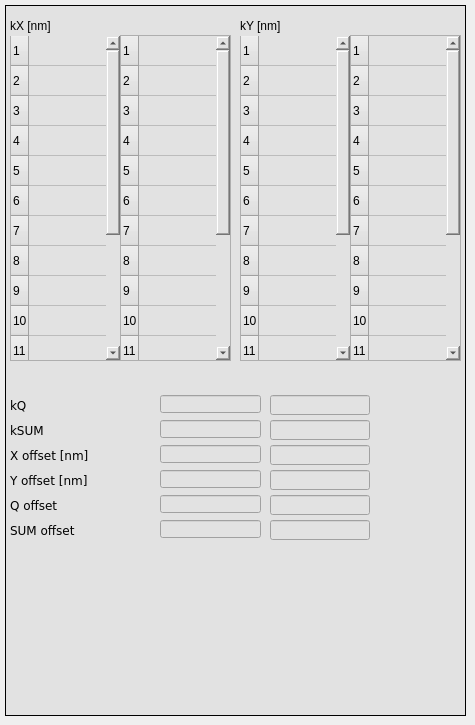
      <widget class="QWidget" name="Poly_2">
       <attribute name="title">
        <string>Polynomial</string>
       </attribute>
       <widget class="caFrame" name="caframe_7">
        <property name="geometry">
         <rect>
          <x>5</x>
          <y>5</y>
          <width>461</width>
          <height>711</height>
         </rect>
        </property>
        <property name="styleSheet">
         <string notr="true">background-color: rgb(226, 226, 226);</string>
        </property>
        <property name="frameShape">
         <enum>QFrame::Box</enum>
        </property>
        <property name="frameShadow">
         <enum>QFrame::Plain</enum>
        </property>
        <widget class="caWaveTable" name="cawavetable_3">
         <property name="geometry">
          <rect>
           <x>235</x>
           <y>30</y>
           <width>111</width>
           <height>326</height>
          </rect>
         </property>
         <property name="font">
          <font>
           <family>DejaVu Sans</family>
          </font>
         </property>
         <property name="editTriggers">
          <set>QAbstractItemView::NoEditTriggers</set>
         </property>
         <property name="channel" stdset="0">
          <string notr="true">$(DEVICE):calibration:polynomial:ky_mon</string>
         </property>
         <property name="numberOfRows">
          <number>16</number>
         </property>
         <property name="numberOfColumns">
          <number>1</number>
         </property>
         <attribute name="horizontalHeaderVisible">
          <bool>false</bool>
         </attribute>
         <attribute name="horizontalHeaderVisible">
          <bool>false</bool>
         </attribute>
         <row/>
         <row/>
         <row/>
         <row/>
         <row/>
         <row/>
         <row/>
         <row/>
         <row/>
         <row/>
         <row/>
         <row/>
         <row/>
         <row/>
         <row/>
         <row/>
         <column/>
         <item row="0" column="0">
          <property name="font">
           <font/>
          </property>
         </item>
         <item row="1" column="0">
          <property name="font">
           <font/>
          </property>
         </item>
         <item row="2" column="0">
          <property name="font">
           <font/>
          </property>
         </item>
         <item row="3" column="0">
          <property name="font">
           <font/>
          </property>
         </item>
         <item row="4" column="0">
          <property name="font">
           <font/>
          </property>
         </item>
         <item row="5" column="0">
          <property name="font">
           <font/>
          </property>
         </item>
         <item row="6" column="0">
          <property name="font">
           <font/>
          </property>
         </item>
         <item row="7" column="0">
          <property name="font">
           <font/>
          </property>
         </item>
         <item row="8" column="0">
          <property name="font">
           <font/>
          </property>
         </item>
         <item row="9" column="0">
          <property name="font">
           <font/>
          </property>
         </item>
         <item row="10" column="0">
          <property name="font">
           <font/>
          </property>
         </item>
         <item row="11" column="0">
          <property name="font">
           <font/>
          </property>
         </item>
         <item row="12" column="0">
          <property name="font">
           <font/>
          </property>
         </item>
         <item row="13" column="0">
          <property name="font">
           <font/>
          </property>
         </item>
         <item row="14" column="0">
          <property name="font">
           <font/>
          </property>
         </item>
         <item row="15" column="0">
          <property name="font">
           <font/>
          </property>
         </item>
        </widget>
        <widget class="caWaveTable" name="cawavetable_4">
         <property name="geometry">
          <rect>
           <x>5</x>
           <y>30</y>
           <width>111</width>
           <height>326</height>
          </rect>
         </property>
         <property name="font">
          <font>
           <family>DejaVu Sans</family>
          </font>
         </property>
         <property name="editTriggers">
          <set>QAbstractItemView::NoEditTriggers</set>
         </property>
         <property name="channel" stdset="0">
          <string notr="true">$(DEVICE):calibration:polynomial:kx_mon</string>
         </property>
         <property name="numberOfRows">
          <number>16</number>
         </property>
         <property name="numberOfColumns">
          <number>1</number>
         </property>
         <attribute name="horizontalHeaderVisible">
          <bool>false</bool>
         </attribute>
         <attribute name="horizontalHeaderVisible">
          <bool>false</bool>
         </attribute>
         <row/>
         <row/>
         <row/>
         <row/>
         <row/>
         <row/>
         <row/>
         <row/>
         <row/>
         <row/>
         <row/>
         <row/>
         <row/>
         <row/>
         <row/>
         <row/>
         <column/>
         <item row="0" column="0">
          <property name="font">
           <font/>
          </property>
         </item>
         <item row="1" column="0">
          <property name="font">
           <font/>
          </property>
         </item>
         <item row="2" column="0">
          <property name="font">
           <font/>
          </property>
         </item>
         <item row="3" column="0">
          <property name="font">
           <font/>
          </property>
         </item>
         <item row="4" column="0">
          <property name="font">
           <font/>
          </property>
         </item>
         <item row="5" column="0">
          <property name="font">
           <font/>
          </property>
         </item>
         <item row="6" column="0">
          <property name="font">
           <font/>
          </property>
         </item>
         <item row="7" column="0">
          <property name="font">
           <font/>
          </property>
         </item>
         <item row="8" column="0">
          <property name="font">
           <font/>
          </property>
         </item>
         <item row="9" column="0">
          <property name="font">
           <font/>
          </property>
         </item>
         <item row="10" column="0">
          <property name="font">
           <font/>
          </property>
         </item>
         <item row="11" column="0">
          <property name="font">
           <font/>
          </property>
         </item>
         <item row="12" column="0">
          <property name="font">
           <font/>
          </property>
         </item>
         <item row="13" column="0">
          <property name="font">
           <font/>
          </property>
         </item>
         <item row="14" column="0">
          <property name="font">
           <font/>
          </property>
         </item>
         <item row="15" column="0">
          <property name="font">
           <font/>
          </property>
         </item>
        </widget>
        <widget class="QLabel" name="label_46">
         <property name="geometry">
          <rect>
           <x>235</x>
           <y>10</y>
           <width>121</width>
           <height>21</height>
          </rect>
         </property>
         <property name="font">
          <font>
           <weight>50</weight>
           <bold>false</bold>
          </font>
         </property>
         <property name="text">
          <string>kY [nm]</string>
         </property>
        </widget>
        <widget class="QLabel" name="label_47">
         <property name="geometry">
          <rect>
           <x>5</x>
           <y>10</y>
           <width>121</width>
           <height>21</height>
          </rect>
         </property>
         <property name="font">
          <font>
           <weight>50</weight>
           <bold>false</bold>
          </font>
         </property>
         <property name="text">
          <string>kX [nm]</string>
         </property>
        </widget>
        <widget class="caTextEntry" name="catextentry_24">
         <property name="geometry">
          <rect>
           <x>265</x>
           <y>490</y>
           <width>100</width>
           <height>20</height>
          </rect>
         </property>
         <property name="font">
          <font>
           <family>DejaVu Sans</family>
           <pointsize>9</pointsize>
           <stylestrategy>PreferDefault</stylestrategy>
          </font>
         </property>
         <property name="alignment">
          <set>Qt::AlignLeading|Qt::AlignLeft|Qt::AlignVCenter</set>
         </property>
         <property name="channel" stdset="0">
          <string notr="true">$(DEVICE):calibration:polynomial:qoff_sp</string>
         </property>
         <property name="background">
          <color>
           <red>230</red>
           <green>230</green>
           <blue>230</blue>
          </color>
         </property>
         <property name="colorMode">
          <enum>caLineEdit::Static</enum>
         </property>
         <property name="limitsMode">
          <enum>caLineEdit::User</enum>
         </property>
         <property name="maxValue">
          <double>8191.000000000000000</double>
         </property>
         <property name="minValue">
          <double>0.000000000000000</double>
         </property>
        </widget>
        <widget class="caLineEdit" name="calineedit_34">
         <property name="geometry">
          <rect>
           <x>155</x>
           <y>440</y>
           <width>101</width>
           <height>18</height>
          </rect>
         </property>
         <property name="sizePolicy">
          <sizepolicy hsizetype="Preferred" vsizetype="Preferred">
           <horstretch>0</horstretch>
           <verstretch>0</verstretch>
          </sizepolicy>
         </property>
         <property name="font">
          <font>
           <family>DejaVu Sans</family>
           <pointsize>11</pointsize>
           <stylestrategy>PreferDefault</stylestrategy>
          </font>
         </property>
         <property name="alignment">
          <set>Qt::AlignRight|Qt::AlignTrailing|Qt::AlignVCenter</set>
         </property>
         <property name="channel" stdset="0">
          <string notr="true">$(DEVICE):calibration:polynomial:xoff_mon</string>
         </property>
         <property name="background">
          <color>
           <red>255</red>
           <green>255</green>
           <blue>255</blue>
          </color>
         </property>
         <property name="colorMode">
          <enum>caLineEdit::Static</enum>
         </property>
        </widget>
        <widget class="QLabel" name="label_38">
         <property name="geometry">
          <rect>
           <x>5</x>
           <y>465</y>
           <width>146</width>
           <height>21</height>
          </rect>
         </property>
         <property name="font">
          <font>
           <family>DejaVu Sans</family>
          </font>
         </property>
         <property name="text">
          <string>Y offset [nm]</string>
         </property>
        </widget>
        <widget class="caLineEdit" name="calineedit_35">
         <property name="geometry">
          <rect>
           <x>155</x>
           <y>415</y>
           <width>101</width>
           <height>18</height>
          </rect>
         </property>
         <property name="sizePolicy">
          <sizepolicy hsizetype="Preferred" vsizetype="Preferred">
           <horstretch>0</horstretch>
           <verstretch>0</verstretch>
          </sizepolicy>
         </property>
         <property name="font">
          <font>
           <family>DejaVu Sans</family>
           <pointsize>11</pointsize>
           <stylestrategy>PreferDefault</stylestrategy>
          </font>
         </property>
         <property name="alignment">
          <set>Qt::AlignRight|Qt::AlignTrailing|Qt::AlignVCenter</set>
         </property>
         <property name="channel" stdset="0">
          <string notr="true">$(DEVICE):calibration:polynomial:ksum_mon</string>
         </property>
         <property name="background">
          <color>
           <red>255</red>
           <green>255</green>
           <blue>255</blue>
          </color>
         </property>
         <property name="colorMode">
          <enum>caLineEdit::Static</enum>
         </property>
        </widget>
        <widget class="caTextEntry" name="catextentry_29">
         <property name="geometry">
          <rect>
           <x>265</x>
           <y>465</y>
           <width>100</width>
           <height>20</height>
          </rect>
         </property>
         <property name="font">
          <font>
           <family>DejaVu Sans</family>
           <pointsize>9</pointsize>
           <stylestrategy>PreferDefault</stylestrategy>
          </font>
         </property>
         <property name="alignment">
          <set>Qt::AlignLeading|Qt::AlignLeft|Qt::AlignVCenter</set>
         </property>
         <property name="channel" stdset="0">
          <string notr="true">$(DEVICE):calibration:polynomial:yoff_sp</string>
         </property>
         <property name="background">
          <color>
           <red>230</red>
           <green>230</green>
           <blue>230</blue>
          </color>
         </property>
         <property name="colorMode">
          <enum>caLineEdit::Static</enum>
         </property>
         <property name="limitsMode">
          <enum>caLineEdit::User</enum>
         </property>
         <property name="maxValue">
          <double>8191.000000000000000</double>
         </property>
         <property name="minValue">
          <double>0.000000000000000</double>
         </property>
        </widget>
        <widget class="caLineEdit" name="calineedit_36">
         <property name="geometry">
          <rect>
           <x>155</x>
           <y>465</y>
           <width>101</width>
           <height>18</height>
          </rect>
         </property>
         <property name="sizePolicy">
          <sizepolicy hsizetype="Preferred" vsizetype="Preferred">
           <horstretch>0</horstretch>
           <verstretch>0</verstretch>
          </sizepolicy>
         </property>
         <property name="font">
          <font>
           <family>DejaVu Sans</family>
           <pointsize>11</pointsize>
           <stylestrategy>PreferDefault</stylestrategy>
          </font>
         </property>
         <property name="alignment">
          <set>Qt::AlignRight|Qt::AlignTrailing|Qt::AlignVCenter</set>
         </property>
         <property name="channel" stdset="0">
          <string notr="true">$(DEVICE):calibration:polynomial:yoff_mon</string>
         </property>
         <property name="background">
          <color>
           <red>255</red>
           <green>255</green>
           <blue>255</blue>
          </color>
         </property>
         <property name="colorMode">
          <enum>caLineEdit::Static</enum>
         </property>
        </widget>
        <widget class="QLabel" name="label_39">
         <property name="geometry">
          <rect>
           <x>5</x>
           <y>390</y>
           <width>146</width>
           <height>21</height>
          </rect>
         </property>
         <property name="font">
          <font>
           <family>DejaVu Sans</family>
          </font>
         </property>
         <property name="text">
          <string>kQ</string>
         </property>
        </widget>
        <widget class="QLabel" name="label_40">
         <property name="geometry">
          <rect>
           <x>5</x>
           <y>515</y>
           <width>136</width>
           <height>21</height>
          </rect>
         </property>
         <property name="font">
          <font>
           <family>DejaVu Sans</family>
          </font>
         </property>
         <property name="text">
          <string>SUM offset</string>
         </property>
        </widget>
        <widget class="QLabel" name="label_41">
         <property name="geometry">
          <rect>
           <x>5</x>
           <y>490</y>
           <width>126</width>
           <height>21</height>
          </rect>
         </property>
         <property name="font">
          <font>
           <family>DejaVu Sans</family>
          </font>
         </property>
         <property name="text">
          <string>Q offset</string>
         </property>
        </widget>
        <widget class="caLineEdit" name="calineedit_37">
         <property name="geometry">
          <rect>
           <x>155</x>
           <y>490</y>
           <width>101</width>
           <height>18</height>
          </rect>
         </property>
         <property name="sizePolicy">
          <sizepolicy hsizetype="Preferred" vsizetype="Preferred">
           <horstretch>0</horstretch>
           <verstretch>0</verstretch>
          </sizepolicy>
         </property>
         <property name="font">
          <font>
           <family>DejaVu Sans</family>
           <pointsize>11</pointsize>
           <stylestrategy>PreferDefault</stylestrategy>
          </font>
         </property>
         <property name="alignment">
          <set>Qt::AlignRight|Qt::AlignTrailing|Qt::AlignVCenter</set>
         </property>
         <property name="channel" stdset="0">
          <string notr="true">$(DEVICE):calibration:polynomial:qoff_mon</string>
         </property>
         <property name="background">
          <color>
           <red>255</red>
           <green>255</green>
           <blue>255</blue>
          </color>
         </property>
         <property name="colorMode">
          <enum>caLineEdit::Static</enum>
         </property>
        </widget>
        <widget class="QLabel" name="label_42">
         <property name="geometry">
          <rect>
           <x>5</x>
           <y>440</y>
           <width>141</width>
           <height>21</height>
          </rect>
         </property>
         <property name="font">
          <font>
           <family>DejaVu Sans</family>
          </font>
         </property>
         <property name="text">
          <string>X offset [nm] </string>
         </property>
        </widget>
        <widget class="caTextEntry" name="catextentry_30">
         <property name="geometry">
          <rect>
           <x>265</x>
           <y>440</y>
           <width>100</width>
           <height>20</height>
          </rect>
         </property>
         <property name="font">
          <font>
           <family>DejaVu Sans</family>
           <pointsize>9</pointsize>
           <stylestrategy>PreferDefault</stylestrategy>
          </font>
         </property>
         <property name="alignment">
          <set>Qt::AlignLeading|Qt::AlignLeft|Qt::AlignVCenter</set>
         </property>
         <property name="channel" stdset="0">
          <string notr="true">$(DEVICE):calibration:polynomial:xoff_sp</string>
         </property>
         <property name="background">
          <color>
           <red>230</red>
           <green>230</green>
           <blue>230</blue>
          </color>
         </property>
         <property name="colorMode">
          <enum>caLineEdit::Static</enum>
         </property>
         <property name="limitsMode">
          <enum>caLineEdit::User</enum>
         </property>
         <property name="maxValue">
          <double>2047.000000000000000</double>
         </property>
         <property name="minValue">
          <double>8.000000000000000</double>
         </property>
        </widget>
        <widget class="caTextEntry" name="catextentry_31">
         <property name="geometry">
          <rect>
           <x>265</x>
           <y>515</y>
           <width>100</width>
           <height>20</height>
          </rect>
         </property>
         <property name="font">
          <font>
           <family>DejaVu Sans</family>
           <pointsize>9</pointsize>
           <stylestrategy>PreferDefault</stylestrategy>
          </font>
         </property>
         <property name="alignment">
          <set>Qt::AlignLeading|Qt::AlignLeft|Qt::AlignVCenter</set>
         </property>
         <property name="channel" stdset="0">
          <string notr="true">$(DEVICE):calibration:polynomial:sumoff_sp</string>
         </property>
         <property name="background">
          <color>
           <red>230</red>
           <green>230</green>
           <blue>230</blue>
          </color>
         </property>
         <property name="colorMode">
          <enum>caLineEdit::Static</enum>
         </property>
         <property name="limitsMode">
          <enum>caLineEdit::Channel</enum>
         </property>
         <property name="maxValue">
          <double>8191.000000000000000</double>
         </property>
         <property name="minValue">
          <double>0.000000000000000</double>
         </property>
        </widget>
        <widget class="caTextEntry" name="catextentry_32">
         <property name="geometry">
          <rect>
           <x>265</x>
           <y>390</y>
           <width>100</width>
           <height>20</height>
          </rect>
         </property>
         <property name="font">
          <font>
           <family>DejaVu Sans</family>
           <pointsize>9</pointsize>
           <stylestrategy>PreferDefault</stylestrategy>
          </font>
         </property>
         <property name="alignment">
          <set>Qt::AlignLeading|Qt::AlignLeft|Qt::AlignVCenter</set>
         </property>
         <property name="channel" stdset="0">
          <string notr="true">$(DEVICE):calibration:polynomial:kq_sp</string>
         </property>
         <property name="background">
          <color>
           <red>230</red>
           <green>230</green>
           <blue>230</blue>
          </color>
         </property>
         <property name="colorMode">
          <enum>caLineEdit::Static</enum>
         </property>
         <property name="limitsMode">
          <enum>caLineEdit::User</enum>
         </property>
         <property name="maxValue">
          <double>15.000000000000000</double>
         </property>
        </widget>
        <widget class="caTextEntry" name="catextentry_33">
         <property name="geometry">
          <rect>
           <x>265</x>
           <y>415</y>
           <width>100</width>
           <height>20</height>
          </rect>
         </property>
         <property name="font">
          <font>
           <family>DejaVu Sans</family>
           <pointsize>9</pointsize>
           <stylestrategy>PreferDefault</stylestrategy>
          </font>
         </property>
         <property name="alignment">
          <set>Qt::AlignLeading|Qt::AlignLeft|Qt::AlignVCenter</set>
         </property>
         <property name="channel" stdset="0">
          <string notr="true">$(DEVICE):calibration:polynomial:ksum_sp</string>
         </property>
         <property name="background">
          <color>
           <red>230</red>
           <green>230</green>
           <blue>230</blue>
          </color>
         </property>
         <property name="colorMode">
          <enum>caLineEdit::Static</enum>
         </property>
         <property name="limitsMode">
          <enum>caLineEdit::User</enum>
         </property>
         <property name="maxValue">
          <double>2047.000000000000000</double>
         </property>
         <property name="minValue">
          <double>8.000000000000000</double>
         </property>
        </widget>
        <widget class="caLineEdit" name="calineedit_38">
         <property name="geometry">
          <rect>
           <x>155</x>
           <y>515</y>
           <width>101</width>
           <height>18</height>
          </rect>
         </property>
         <property name="sizePolicy">
          <sizepolicy hsizetype="Preferred" vsizetype="Preferred">
           <horstretch>0</horstretch>
           <verstretch>0</verstretch>
          </sizepolicy>
         </property>
         <property name="font">
          <font>
           <family>DejaVu Sans</family>
           <pointsize>11</pointsize>
           <stylestrategy>PreferDefault</stylestrategy>
          </font>
         </property>
         <property name="alignment">
          <set>Qt::AlignRight|Qt::AlignTrailing|Qt::AlignVCenter</set>
         </property>
         <property name="channel" stdset="0">
          <string notr="true">$(DEVICE):calibration:polynomial:sumoff_mon</string>
         </property>
         <property name="background">
          <color>
           <red>255</red>
           <green>255</green>
           <blue>255</blue>
          </color>
         </property>
         <property name="colorMode">
          <enum>caLineEdit::Static</enum>
         </property>
        </widget>
        <widget class="QLabel" name="label_43">
         <property name="geometry">
          <rect>
           <x>5</x>
           <y>415</y>
           <width>141</width>
           <height>21</height>
          </rect>
         </property>
         <property name="font">
          <font>
           <family>DejaVu Sans</family>
          </font>
         </property>
         <property name="text">
          <string>kSUM</string>
         </property>
        </widget>
        <widget class="caLineEdit" name="calineedit_39">
         <property name="geometry">
          <rect>
           <x>155</x>
           <y>390</y>
           <width>101</width>
           <height>18</height>
          </rect>
         </property>
         <property name="sizePolicy">
          <sizepolicy hsizetype="Preferred" vsizetype="Preferred">
           <horstretch>0</horstretch>
           <verstretch>0</verstretch>
          </sizepolicy>
         </property>
         <property name="font">
          <font>
           <family>DejaVu Sans</family>
           <pointsize>11</pointsize>
           <stylestrategy>PreferDefault</stylestrategy>
          </font>
         </property>
         <property name="alignment">
          <set>Qt::AlignRight|Qt::AlignTrailing|Qt::AlignVCenter</set>
         </property>
         <property name="channel" stdset="0">
          <string notr="true">$(DEVICE):calibration:polynomial:kq_mon</string>
         </property>
         <property name="background">
          <color>
           <red>255</red>
           <green>255</green>
           <blue>255</blue>
          </color>
         </property>
         <property name="colorMode">
          <enum>caLineEdit::Static</enum>
         </property>
        </widget>
        <widget class="caWaveTable" name="cawavetable_5">
         <property name="geometry">
          <rect>
           <x>115</x>
           <y>30</y>
           <width>111</width>
           <height>326</height>
          </rect>
         </property>
         <property name="font">
          <font>
           <family>DejaVu Sans</family>
          </font>
         </property>
         <property name="channel" stdset="0">
          <string notr="true">$(DEVICE):calibration:polynomial:kx_sp</string>
         </property>
         <property name="numberOfRows">
          <number>16</number>
         </property>
         <property name="numberOfColumns">
          <number>1</number>
         </property>
         <attribute name="horizontalHeaderVisible">
          <bool>false</bool>
         </attribute>
         <attribute name="horizontalHeaderVisible">
          <bool>false</bool>
         </attribute>
         <row/>
         <row/>
         <row/>
         <row/>
         <row/>
         <row/>
         <row/>
         <row/>
         <row/>
         <row/>
         <row/>
         <row/>
         <row/>
         <row/>
         <row/>
         <row/>
         <column/>
         <item row="0" column="0">
          <property name="font">
           <font/>
          </property>
         </item>
         <item row="1" column="0">
          <property name="font">
           <font/>
          </property>
         </item>
         <item row="2" column="0">
          <property name="font">
           <font/>
          </property>
         </item>
         <item row="3" column="0">
          <property name="font">
           <font/>
          </property>
         </item>
         <item row="4" column="0">
          <property name="font">
           <font/>
          </property>
         </item>
         <item row="5" column="0">
          <property name="font">
           <font/>
          </property>
         </item>
         <item row="6" column="0">
          <property name="font">
           <font/>
          </property>
         </item>
         <item row="7" column="0">
          <property name="font">
           <font/>
          </property>
         </item>
         <item row="8" column="0">
          <property name="font">
           <font/>
          </property>
         </item>
         <item row="9" column="0">
          <property name="font">
           <font/>
          </property>
         </item>
         <item row="10" column="0">
          <property name="font">
           <font/>
          </property>
         </item>
         <item row="11" column="0">
          <property name="font">
           <font/>
          </property>
         </item>
         <item row="12" column="0">
          <property name="font">
           <font/>
          </property>
         </item>
         <item row="13" column="0">
          <property name="font">
           <font/>
          </property>
         </item>
         <item row="14" column="0">
          <property name="font">
           <font/>
          </property>
         </item>
         <item row="15" column="0">
          <property name="font">
           <font/>
          </property>
         </item>
        </widget>
        <widget class="caWaveTable" name="cawavetable_6">
         <property name="geometry">
          <rect>
           <x>345</x>
           <y>30</y>
           <width>111</width>
           <height>326</height>
          </rect>
         </property>
         <property name="font">
          <font>
           <family>DejaVu Sans</family>
          </font>
         </property>
         <property name="channel" stdset="0">
          <string notr="true">$(DEVICE):calibration:polynomial:ky_sp</string>
         </property>
         <property name="numberOfRows">
          <number>16</number>
         </property>
         <property name="numberOfColumns">
          <number>1</number>
         </property>
         <attribute name="horizontalHeaderVisible">
          <bool>false</bool>
         </attribute>
         <attribute name="horizontalHeaderVisible">
          <bool>false</bool>
         </attribute>
         <row/>
         <row/>
         <row/>
         <row/>
         <row/>
         <row/>
         <row/>
         <row/>
         <row/>
         <row/>
         <row/>
         <row/>
         <row/>
         <row/>
         <row/>
         <row/>
         <column/>
         <item row="0" column="0">
          <property name="font">
           <font/>
          </property>
         </item>
         <item row="1" column="0">
          <property name="font">
           <font/>
          </property>
         </item>
         <item row="2" column="0">
          <property name="font">
           <font/>
          </property>
         </item>
         <item row="3" column="0">
          <property name="font">
           <font/>
          </property>
         </item>
         <item row="4" column="0">
          <property name="font">
           <font/>
          </property>
         </item>
         <item row="5" column="0">
          <property name="font">
           <font/>
          </property>
         </item>
         <item row="6" column="0">
          <property name="font">
           <font/>
          </property>
         </item>
         <item row="7" column="0">
          <property name="font">
           <font/>
          </property>
         </item>
         <item row="8" column="0">
          <property name="font">
           <font/>
          </property>
         </item>
         <item row="9" column="0">
          <property name="font">
           <font/>
          </property>
         </item>
         <item row="10" column="0">
          <property name="font">
           <font/>
          </property>
         </item>
         <item row="11" column="0">
          <property name="font">
           <font/>
          </property>
         </item>
         <item row="12" column="0">
          <property name="font">
           <font/>
          </property>
         </item>
         <item row="13" column="0">
          <property name="font">
           <font/>
          </property>
         </item>
         <item row="14" column="0">
          <property name="font">
           <font/>
          </property>
         </item>
         <item row="15" column="0">
          <property name="font">
           <font/>
          </property>
         </item>
        </widget>
       </widget>
      </widget>
